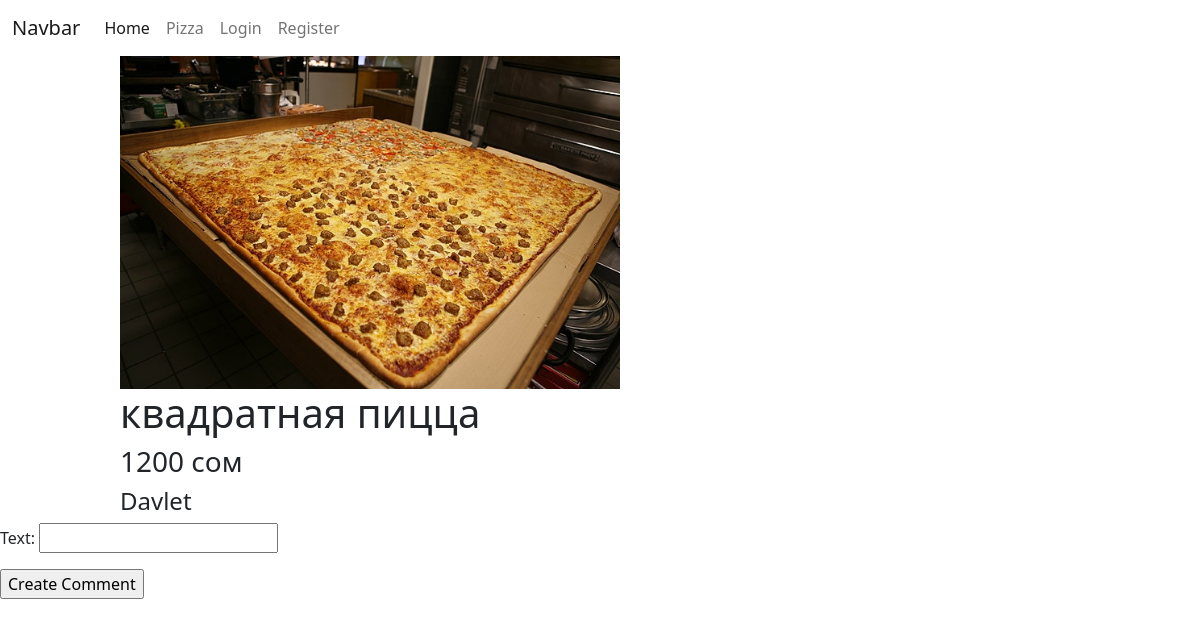
/pizza/23/, run on the app's committed database.
### catalog/models.py (models this page shows)
class Pizza(models.Model):
    author = models.ForeignKey(User, on_delete=models.CASCADE, null=True)
    image = models.ImageField(null=True, blank=True)
    name = models.CharField(max_length=128)
    price = models.IntegerField()

### catalog/views.py (the view, shortened to what this page needs)
# urls.py: path('pizza/<int:id>/', pizza_detail_view),
def pizza_detail_view(request, id):
    if request.method == 'GET':
        pizza = Pizza.objects.get(id=id)
        comments = Comments_pizza.objects.filter(pizza=pizza)
        context = {
            'product': pizza,
            'comments': comments,
            'form': CommentCreate(),
        }
        return render(request, 'catalog/detail.html', context=context)

### catalog/forms.py
class CommentCreate(forms.Form):
    text = forms.CharField()

### templates/catalog/detail.html (shortened to what this page needs)
{% extends 'layouts/index.html' %}
{% block content %}
    <div class="product">
        {% if product.image %}
            <img class="product_image" src="/media/{{ product.image }}" alt="">
        {% else %}
            <img class="product_image" src="https://cdn.wallpapersafari.com/7/66/NM8JEY.jpg" alt="">
        {% endif %}
        <h1>{{ product.name }}</h1>
        <h3>{{ product.price }} сом</h3>
        <h4>{{ product.author }}</h4>
    </div>
    <form action="/pizza/{{ product.id }}/" method="post">
        {{ form.as_p }}
        <input type="submit" value="Create Comment">
    </form>
{% endblock %}

### templates/catalog/detail.html (style rules this page uses)
.product { width: 80%; margin-left: 10%; }
.product_image { width: 500px; }

### data on the page
Pizza: image (picture), name "квадратная пицца", price "1200", author "Davlet"
